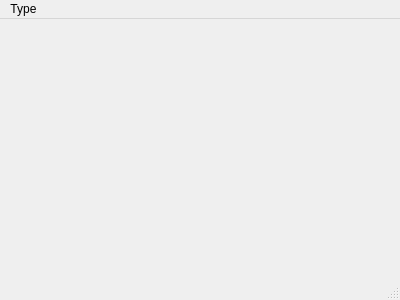
<?xml version="1.0" encoding="UTF-8"?>
<ui version="4.0">
 <class>baseWindow</class>
 <widget class="QMainWindow" name="baseWindow">
  <property name="geometry">
   <rect>
    <x>0</x>
    <y>0</y>
    <width>400</width>
    <height>300</height>
   </rect>
  </property>
  <property name="windowTitle">
   <string>baseWindow</string>
  </property>
  <widget class="QWidget" name="centralwidget"/>
  <widget class="QMenuBar" name="menubar">
   <property name="geometry">
    <rect>
     <x>0</x>
     <y>0</y>
     <width>400</width>
     <height>23</height>
    </rect>
   </property>
   <widget class="QMenu" name="menuType">
    <property name="title">
     <string>Type</string>
    </property>
    <addaction name="actionBasic"/>
    <addaction name="actionEngineer"/>
   </widget>
   <addaction name="menuType"/>
  </widget>
  <widget class="QStatusBar" name="statusbar"/>
  <action name="actionBasic">
   <property name="text">
    <string>Basic</string>
   </property>
  </action>
  <action name="actionEngineer">
   <property name="text">
    <string>Engineer</string>
   </property>
  </action>
 </widget>
 <resources/>
 <connections/>
</ui>
